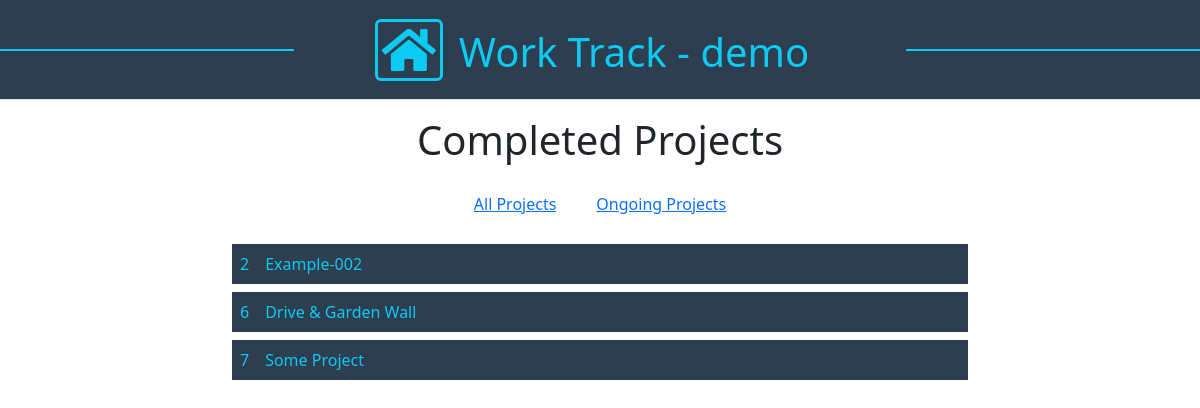
Screenshot of /projects/completed/ with the database file from the repository.
### apps/projects/models.py (models this page shows, shortened)
class Project(models.Model):
  name = models.CharField( max_length=50, null= False, blank=True)  # change to false on production
  contact = models.CharField( max_length=50, null=False, blank=False )
  add1 = models.CharField( max_length=100, null=False, blank=False )
  add2 = models.CharField( max_length=100, null=True, blank=True )
  post_code = models.CharField( max_length=10, null=False, blank=False )
  city = models.CharField(max_length=125, null=True, blank=True)
  tel = models.CharField( max_length=13, null=False, blank=False )
  email = models.EmailField( max_length=50, null=False, blank=False )
  summary = models.TextField(null=True, blank=True)
  start_date = models.DateField()
  updated = models.DateField(auto_now=True)
  rooms_total = models.IntegerField()     #total number of rooms
  completed = models.BooleanField(default=False)

### apps/projects/views.py (the view)
# urls.py: path('completed/', views.completed_projects, name="completed"),
def completed_projects(request):
  projects =  Project.objects.filter(completed=True)
  return render(request, "projects/completed.html", {"projects":projects})

### apps/projects/templates/projects/completed.html (shortened to what this page needs)
{% extends "base.html" %}{% load static %}{% load bootstrap5 %}
{% block  content %}
  <div class="container">
    <div class="row">
      <div class="col-2"></div>
      <div class="col-8 d-flex flex-direction-row justify-content-center mt-3">
        <h1>Completed Projects</h1>
      </div>
      <div class="col-2"></div>
    </div>
    <div class="row">
      <div class="col-2"></div>
      <div class="col-8 d-flex flex-direction-row justify-content-center mt-3">
        <span class="mx-3 p-1"><a href="{% url 'projects' %}">All Projects </a> </span>
        <span class="mx-3 p-1"><a href="{% url 'ongoing' %}"> Ongoing Projects </a> </span>
      </div>
      <div class="col-2"></div>
    </div>
    <div class="row">
      <div class="col-2"></div>
      <div class="col-8 d-flex flex-column justify-content-center mt-3 text-info">
        {% for p in projects %}
          <div class="d-flex flex-direction-row justify-content-start mt-2 links1">
            <div class="p-2">{{p.id}}</div>
            <a href="{% url 'projectdetail' p.id %}" class="text-info text-decoration-none">
              <div class="p-2">{{p.name}}</div>
            </a>
            <div class="p-2">{{p.postcode}}</div>
          </div>
        {% endfor %}
      </div>
      <div class="col-2"></div>
    </div>
  </div>
{% endblock  %}

### static/css/style.css (style rules this page uses)
html { overflow-y: scroll; }

### apps/projects/templates/projects/completed.html (style rules this page uses)
.links1 { background-color: #2c3e50; }

### rows the page displays
Project: id "2", name "Example-002"
Project: id "6", name "Drive & Garden Wall"
Project: id "7", name "Some Project"
